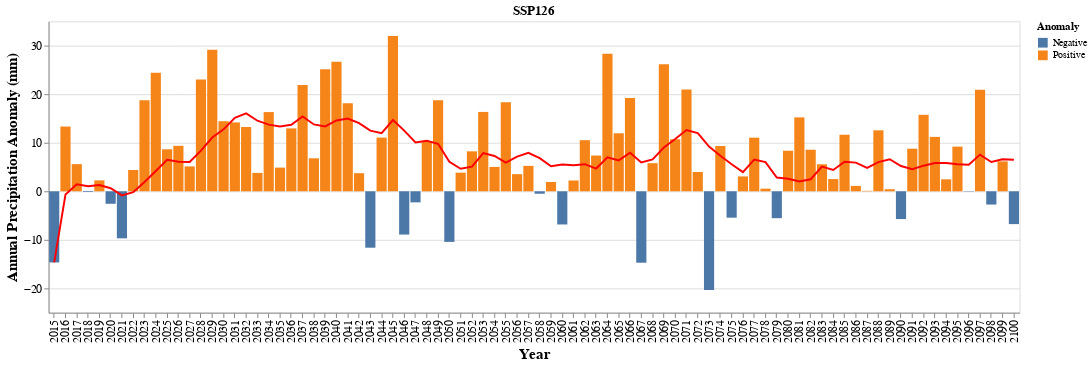

The notebook cell saved with this chart:
### Markdown cell above
**Annual Data**

### Code cell
precip = annual_precip.pr.mean(dim='model')
# Select Historical
precip_clim = precip[0].dropna(dim='year').mean()
# Difference
ann_pr_anom = precip[1].dropna(dim='year') - precip_clim
# Filter range
ann_pr_anom = ann_pr_anom.loc['2015':'2100']

df_pr = ann_pr_anom.to_dataframe()
df_pr['positive'] = df_pr['pr'] > 0
df_pr['Rolling'] = df_pr['pr'].rolling(5).mean()
df_pr.reset_index(inplace=True)
df_pr.head() # show only first five rows

df_pr['positive'] = df_pr['positive'].astype(str)

df_pr['positive'] = df_pr['positive'].str.replace('True','Positive')
df_pr['positive'] = df_pr['positive'].str.replace('False','Negative')

df_pr.rename(columns={'positive':'Anomaly'}, inplace=True)

#df.reset_index(inplace=True)
bar = alt.Chart(df_pr).mark_bar().encode(
    x="year:O",
    y="pr:Q",
    color='Anomaly:N'
).properties(width=1000).encode(x=alt.X('year:O', axis=alt.Axis(title='Year',titleFontSize=15, labelFontSize=12)),
                              y=alt.Y('pr:Q', axis=alt.Axis( title='Annual Precipitation Anomaly (mm)',titleFontSize=15, labelFontSize=12)))
line = alt.Chart(df_pr).mark_line(color='red').transform_window(
    # The field to average
    rolling_mean='mean(pr)',
    # The number of values before and after the current value to include.
    frame=[-9, 0]
).encode(
    x='year:O',
    y='rolling_mean:Q'
)


(bar + line).properties(width=1000, title='SSP126')

### Figure 1 — Vega-Lite specification as saved in the notebook (floating-point values rounded to 4 significant figures)
{"config": {"view": {"continuousWidth": 400, "continuousHeight": 300}}, "layer": [{"mark": "bar", "encoding": {"color": {"field": "Anomaly", "type": "nominal"}, "x": {"axis": {"labelFontSize": 12, "title": "Year", "titleFontSize": 15}, "field": "year", "type": "ordinal"}, "y": {"axis": {"labelFontSize": 12, "title": "Annual Precipitation Anomaly (mm)", "titleFontSize": 15}, "field": "pr", "type": "quantitative"}}, "width": 1000}, {"mark": {"type": "line", "color": "red"}, "encoding": {"x": {"field": "year", "type": "ordinal"}, "y": {"field": "rolling_mean", "type": "quantitative"}}, "transform": [{"window": [{"op": "mean", "field": "pr", "as": "rolling_mean"}], "frame": [-9, 0]}]}], "data": {"name": "data-30e9a7200e94a68ad9cc276078ec5155"}, "title": "SSP126", "width": 1000, "$schema": "https://vega.github.io/schema/vega-lite/v4.17.0.json", "datasets": {"data-30e9a7200e94a68ad9cc276078ec5155": [{"year": 2015, "pr": -14.65, "Anomaly": "Negative", "Rolling": null}, {"year": 2016, "pr": 13.34, "Anomaly": "Positive", "Rolling": null}, {"year": 2017, "pr": 5.592, "Anomaly": "Positive", "Rolling": null}, {"year": 2018, "pr": -0.1459, "Anomaly": "Negative", "Rolling": null}, {"year": 2019, "pr": 2.247, "Anomaly": "Positive", "Rolling": 1.275}, {"year": 2020, "pr": -2.571, "Anomaly": "Negative", "Rolling": 3.692}, {"year": 2021, "pr": -9.689, "Anomaly": "Negative", "Rolling": -0.9133}, {"year": 2022, "pr": 4.384, "Anomaly": "Positive", "Rolling": -1.155}, {"year": 2023, "pr": 18.77, "Anomaly": "Positive", "Rolling": 2.627}, {"year": 2024, "pr": 24.39, "Anomaly": "Positive", "Rolling": 7.057}, {"year": 2025, "pr": 8.653, "Anomaly": "Positive", "Rolling": 9.302}, {"year": 2026, "pr": 9.364, "Anomaly": "Positive", "Rolling": 13.11}, {"year": 2027, "pr": 5.125, "Anomaly": "Positive", "Rolling": 13.26}, {"year": 2028, "pr": 23.04, "Anomaly": "Positive", "Rolling": 14.12}, {"year": 2029, "pr": 29.16, "Anomaly": "Positive", "Rolling": 15.07}, {"year": 2030, "pr": 14.43, "Anomaly": "Positive", "Rolling": 16.22}, {"year": 2031, "pr": 14.19, "Anomaly": "Positive", "Rolling": 17.19}, {"year": 2032, "pr": 13.24, "Anomaly": "Positive", "Rolling": 18.81}, {"year": 2033, "pr": 3.786, "Anomaly": "Positive", "Rolling": 14.96}, {"year": 2034, "pr": 16.32, "Anomaly": "Positive", "Rolling": 12.39}, {"year": 2035, "pr": 4.877, "Anomaly": "Positive", "Rolling": 10.48}, {"year": 2036, "pr": 12.96, "Anomaly": "Positive", "Rolling": 10.24}, {"year": 2037, "pr": 21.91, "Anomaly": "Positive", "Rolling": 11.97}, {"year": 2038, "pr": 6.792, "Anomaly": "Positive", "Rolling": 12.57}, {"year": 2039, "pr": 25.14, "Anomaly": "Positive", "Rolling": 14.34}, {"year": 2040, "pr": 26.7, "Anomaly": "Positive", "Rolling": 18.7}, {"year": 2041, "pr": 18.16, "Anomaly": "Positive", "Rolling": 19.74}, {"year": 2042, "pr": 3.726, "Anomaly": "Positive", "Rolling": 16.1}, {"year": 2043, "pr": -11.62, "Anomaly": "Negative", "Rolling": 12.42}, {"year": 2044, "pr": 11.06, "Anomaly": "Positive", "Rolling": 9.605}, {"year": 2045, "pr": 32.0, "Anomaly": "Positive", "Rolling": 10.67}, {"year": 2046, "pr": -8.911, "Anomaly": "Negative", "Rolling": 5.252}, {"year": 2047, "pr": -2.28, "Anomaly": "Negative", "Rolling": 4.05}, {"year": 2048, "pr": 10.24, "Anomaly": "Positive", "Rolling": 8.422}, {"year": 2049, "pr": 18.75, "Anomaly": "Positive", "Rolling": 9.959}, {"year": 2050, "pr": -10.43, "Anomaly": "Negative", "Rolling": 1.473}, {"year": 2051, "pr": 3.835, "Anomaly": "Positive", "Rolling": 4.022}, {"year": 2052, "pr": 8.228, "Anomaly": "Positive", "Rolling": 6.124}, {"year": 2053, "pr": 16.35, "Anomaly": "Positive", "Rolling": 7.345}, {"year": 2054, "pr": 5.022, "Anomaly": "Positive", "Rolling": 4.601}, {"year": 2055, "pr": 18.33, "Anomaly": "Positive", "Rolling": 10.35}, {"year": 2056, "pr": 3.529, "Anomaly": "Positive", "Rolling": 10.29}, {"year": 2057, "pr": 5.24, "Anomaly": "Positive", "Rolling": 9.694}, {"year": 2058, "pr": -0.5044, "Anomaly": "Negative", "Rolling": 6.324}, {"year": 2059, "pr": 1.921, "Anomaly": "Positive", "Rolling": 5.703}, {"year": 2060, "pr": -6.834, "Anomaly": "Negative", "Rolling": 0.6704}, {"year": 2061, "pr": 2.226, "Anomaly": "Positive", "Rolling": 0.4097}, {"year": 2062, "pr": 10.53, "Anomaly": "Positive", "Rolling": 1.467}, {"year": 2063, "pr": 7.358, "Anomaly": "Positive", "Rolling": 3.039}, {"year": 2064, "pr": 28.31, "Anomaly": "Positive", "Rolling": 8.318}, {"year": 2065, "pr": 11.95, "Anomaly": "Positive", "Rolling": 12.07}, {"year": 2066, "pr": 19.24, "Anomaly": "Positive", "Rolling": 15.48}, {"year": 2067, "pr": -14.71, "Anomaly": "Negative", "Rolling": 10.43}, {"year": 2068, "pr": 5.789, "Anomaly": "Positive", "Rolling": 10.12}, {"year": 2069, "pr": 26.19, "Anomaly": "Positive", "Rolling": 9.691}, {"year": 2070, "pr": 10.71, "Anomaly": "Positive", "Rolling": 9.443}, {"year": 2071, "pr": 20.95, "Anomaly": "Positive", "Rolling": 9.786}, {"year": 2072, "pr": 3.975, "Anomaly": "Positive", "Rolling": 13.52}, {"year": 2073, "pr": -20.32, "Anomaly": "Negative", "Rolling": 8.302}, {"year": 2074, "pr": 9.321, "Anomaly": "Positive", "Rolling": 4.928}, {"year": 2075, "pr": -5.437, "Anomaly": "Negative", "Rolling": 1.699}, {"year": 2076, "pr": 3.063, "Anomaly": "Positive", "Rolling": -1.879}, {"year": 2077, "pr": 11.04, "Anomaly": "Positive", "Rolling": -0.4652}, {"year": 2078, "pr": 0.5396, "Anomaly": "Positive", "Rolling": 3.706}, {"year": 2079, "pr": -5.539, "Anomaly": "Negative", "Rolling": 0.7339}, {"year": 2080, "pr": 8.351, "Anomaly": "Positive", "Rolling": 3.491}, {"year": 2081, "pr": 15.22, "Anomaly": "Positive", "Rolling": 5.923}, {"year": 2082, "pr": 8.562, "Anomaly": "Positive", "Rolling": 5.427}, {"year": 2083, "pr": 5.564, "Anomaly": "Positive", "Rolling": 6.431}, {"year": 2084, "pr": 2.517, "Anomaly": "Positive", "Rolling": 8.043}, {"year": 2085, "pr": 11.65, "Anomaly": "Positive", "Rolling": 8.702}, {"year": 2086, "pr": 1.109, "Anomaly": "Positive", "Rolling": 5.88}, {"year": 2087, "pr": 0.09623, "Anomaly": "Positive", "Rolling": 4.187}, {"year": 2088, "pr": 12.56, "Anomaly": "Positive", "Rolling": 5.585}, {"year": 2089, "pr": 0.4244, "Anomaly": "Positive", "Rolling": 5.166}, {"year": 2090, "pr": -5.721, "Anomaly": "Negative", "Rolling": 1.693}, {"year": 2091, "pr": 8.769, "Anomaly": "Positive", "Rolling": 3.225}, {"year": 2092, "pr": 15.75, "Anomaly": "Positive", "Rolling": 6.356}, {"year": 2093, "pr": 11.21, "Anomaly": "Positive", "Rolling": 6.086}, {"year": 2094, "pr": 2.464, "Anomaly": "Positive", "Rolling": 6.494}, {"year": 2095, "pr": 9.198, "Anomaly": "Positive", "Rolling": 9.477}, {"year": 2096, "pr": -0.06657, "Anomaly": "Negative", "Rolling": 7.71}, {"year": 2097, "pr": 20.93, "Anomaly": "Positive", "Rolling": 8.746}, {"year": 2098, "pr": -2.733, "Anomaly": "Negative", "Rolling": 5.958}, {"year": 2099, "pr": 6.164, "Anomaly": "Positive", "Rolling": 6.698}, {"year": 2100, "pr": -6.759, "Anomaly": "Negative", "Rolling": 3.507}]}}
